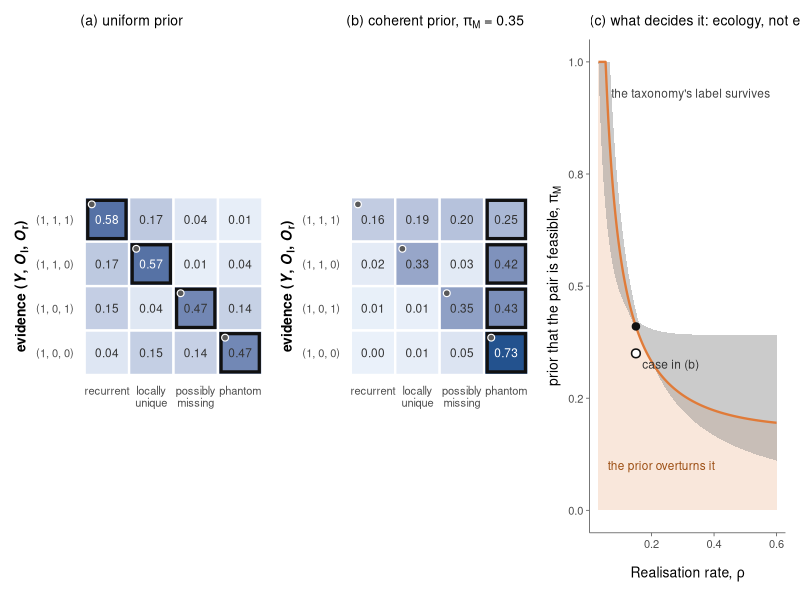
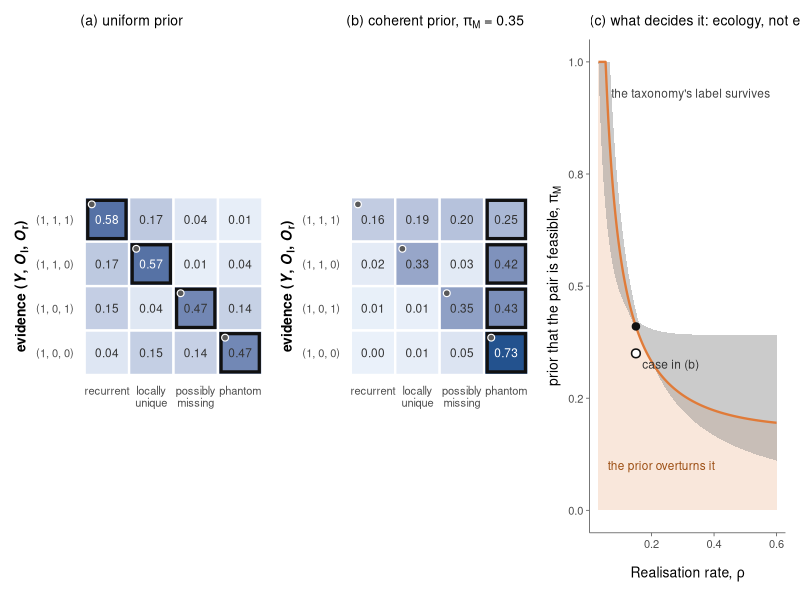

The R source for these figures, in order:
## ---------------------------------------------------------------------------
## Main-text figure (fig:posterior_map): what the Bayesian reading adds to the
## deterministic taxonomy, without any appeal to accumulating replicates.
##   (a) posterior over categories for each evidence pattern, uniform prior
##   (b) the same under an informative prior; the maximum moves off the
##       deterministic cell for two of the four patterns
##   (c) how much prior scepticism is needed to move it, as a function of R
## Directional rates of the SI (Eq. erep) with R = 5 replicates.
## Only the four categories in which the model is right are shown; with
## pi_Y = 1/2 they hold exactly 1 - eps_Y = 80% of the posterior throughout.
## ---------------------------------------------------------------------------

library(ggplot2)
library(patchwork)

eY <- 0.20; el <- 0.30; f <- 0.05; rho <- 0.15
R0 <- 5                                   # replicates in (a) and (b)
piM  <- 0.35                              # prior that the pair is feasible anywhere
## coherence (Eq. prior_ratio): pi_l and pi_r are not free, both follow from piM
pi_l <- piM * rho
pi_r <- piM * (1 - (1 - rho)^R0)          # pi_Y stays 1/2

p1    <- rho * (1 - el)
epsP  <- function(R) ((1 - p1)^R - (1 - rho)^R) / (1 - (1 - rho)^R)
epsM  <- function(R) 1 - (1 - f)^R

sig <- rbind(c(1,1,1), c(1,1,0), c(1,0,1), c(1,0,0),
             c(0,1,1), c(0,1,0), c(0,0,1), c(0,0,0))
nm  <- c("recurrent", "locally\nunique", "possibly\nmissing", "phantom",
         "model-\nelusive", "weakly\nsupported", "locally\nabsent",
         "possibly\nforbidden")

lik <- function(E, R) sapply(1:8, function(i) {
  fy <- if (E[1] == sig[i,1]) 1 - eY else eY
  fl <- if (sig[i,2] == 1) (if (E[2] == 1) 1 - el else el)
        else               (if (E[2] == 0) 1 - f  else f)
  fr <- if (sig[i,3] == 1) (if (E[3] == 1) 1 - epsP(R) else epsP(R))
        else               (if (E[3] == 1) epsM(R)     else 1 - epsM(R))
  fy * fl * fr
})
prior <- function(pY, pl, pr) {
  v <- c(pY, pl, pr)
  sapply(1:8, function(i) prod(v^sig[i,] * (1 - v)^(1 - sig[i,])))
}
post <- function(E, pri, R = R0) { L <- lik(E, R) * pri; L / sum(L) }

## ---- the 4 x 4 grids --------------------------------------------------------
rows <- 1:4                                  # evidence patterns with Y = 1
cols <- 1:4                                  # categories with z_Y = 1
ev_lab <- apply(sig[rows, ], 1, function(z) sprintf("(%d, %d, %d)", z[1], z[2], z[3]))

grid_for <- function(pri) {
  do.call(rbind, lapply(rows, function(i) {
    p <- post(sig[i, ], pri)
    data.frame(ev = ev_lab[i], cat = nm[cols], p = p[cols],
               deterministic = cols == i,
               map = cols == which.max(p), stringsAsFactors = FALSE)
  }))
}
g_uni <- grid_for(prior(0.5, 0.5, 0.5))
g_inf <- grid_for(prior(0.5, pi_l, pi_r))

lvl_ev  <- rev(ev_lab)                       # first pattern at the top
lvl_cat <- nm[cols]
fix <- function(d) { d$ev <- factor(d$ev, levels = lvl_ev)
                     d$cat <- factor(d$cat, levels = lvl_cat); d }
g_uni <- fix(g_uni); g_inf <- fix(g_inf)

heat <- function(d, ttl) {
  ggplot(d, aes(cat, ev)) +
    geom_tile(aes(fill = p), colour = "white", linewidth = 0.8) +
    geom_tile(data = subset(d, map), fill = NA, colour = "#111111",
              linewidth = 1.1, width = 0.86, height = 0.86) +
    geom_point(data = subset(d, deterministic), shape = 21, size = 1.9,
               stroke = 0.6, fill = "grey35", colour = "white",
               position = position_nudge(x = -0.34, y = 0.34)) +
    geom_text(aes(label = sprintf("%.2f", p),
                  colour = p > 0.50), size = 3, show.legend = FALSE) +
    scale_colour_manual(values = c(`TRUE` = "white", `FALSE` = "grey20")) +
    scale_fill_gradient(low = "#EAF1FA", high = "#1B4F8C",
                        limits = c(0, 0.75), name = "posterior") +
    labs(title = ttl, x = NULL, y = expression(bold("evidence ") *
         bold("(") * bolditalic(Y) * bold(", ") * bolditalic(O)[bold(l)] *
         bold(", ") * bolditalic(O)[bold(r)] * bold(")"))) +
    coord_fixed() +
    theme_classic(base_size = 10) +
    theme(axis.line = element_blank(), axis.ticks = element_blank(),
          plot.title = element_text(size = 10, hjust = 0),
          legend.position = "none")
}

pa <- heat(g_uni, "(a) uniform prior")
pb <- heat(g_inf, bquote("(b) coherent prior, " * pi[M] ~ "=" ~ .(piM)))

## ---- (c) what governs whether the label survives ---------------------------
## Flip iff piM < T(R, rho). Using 1-eps_r+ = [1-(1-p1)^R]/A with A = 1-(1-rho)^R,
## the factor A cancels, leaving a boundary that depends on rho strongly and on R
## only weakly.
Tfun <- function(R, r) {
  pp <- r * (1 - el); A <- 1 - (1 - r)^R
  B  <- (1 - (1 - f)^R) / (1 - (1 - pp)^R)
  B / (1 + A * B)
}
rgrid <- seq(0.03, 0.60, length.out = 400)
band  <- sapply(rgrid, function(r) range(sapply(1:20, Tfun, r = r)))
dc <- data.frame(rho = rgrid, mid = sapply(rgrid, Tfun, R = R0),
                 lo = pmin(band[1, ], 1), hi = pmin(band[2, ], 1))

pc <- ggplot(dc, aes(rho)) +
  geom_ribbon(aes(ymin = 0, ymax = pmin(mid, 1)), fill = "#E07B39", alpha = 0.18) +
  geom_ribbon(aes(ymin = lo, ymax = hi), fill = "grey55", alpha = 0.45) +
  geom_line(aes(y = pmin(mid, 1)), linewidth = 0.8, colour = "#E07B39") +
  annotate("point", x = rho, y = Tfun(R0, rho), size = 2.2, colour = "#111111") +
  annotate("point", x = rho, y = piM, shape = 21, size = 2.4, stroke = 0.8,
           fill = "white", colour = "#111111") +
  annotate("text", x = rho + 0.02, y = piM, label = "case in (b)", hjust = 0,
           vjust = 1.7, size = 3, colour = "grey20") +
  annotate("text", x = 0.58, y = 0.93, hjust = 1, size = 3, colour = "grey25",
           label = "the taxonomy's label survives") +
  annotate("text", x = 0.06, y = 0.10, hjust = 0, size = 3, colour = "#9C4E13",
           label = "the prior overturns it") +
  scale_y_continuous(limits = c(0, 1), labels = function(x) sprintf("%.1f", x)) +
  labs(title = "(c) what decides it: ecology, not effort",
       x = expression("Realisation rate, " * rho),
       y = expression("prior that the pair is feasible, " * pi[M])) +
  theme_classic(base_size = 10) +
  theme(plot.title = element_text(size = 10, hjust = 0),
        axis.line = element_line(colour = "grey40", linewidth = 0.3),
        axis.ticks = element_line(colour = "grey40", linewidth = 0.3))

fig <- pa + pb + pc + plot_layout(widths = c(1, 1, 1.05))

## ---- reported values --------------------------------------------------------
cat(sprintf("eps_r+(%d) = %.3f   eps_r-(%d) = %.3f\n", R0, epsP(R0), R0, epsM(R0)))
for (nmv in c("uniform", "informative")) {
  d <- if (nmv == "uniform") g_uni else g_inf
  cat("\n", nmv, "\n")
  for (e in ev_lab) {
    s <- subset(d, ev == e)
    cat(sprintf("  %s  %s | MAP %s %.3f | deterministic %.3f\n", e,
        paste(sprintf("%.3f", s$p), collapse = " "),
        gsub("\n", " ", as.character(s$cat[s$map])), s$p[s$map], s$p[s$deterministic]))
  }
}
cat("\nboundary piM at rho=0.15:", sprintf("R=%d %.3f", c(1,5,20), sapply(c(1,5,20), Tfun, r = rho)), "\n")

ggsave("main_posterior_map.pdf", fig, width = 11.0, height = 3.6)
ggsave("main_posterior_map.png", fig, width = 11.0, height = 3.6, dpi = 300)
